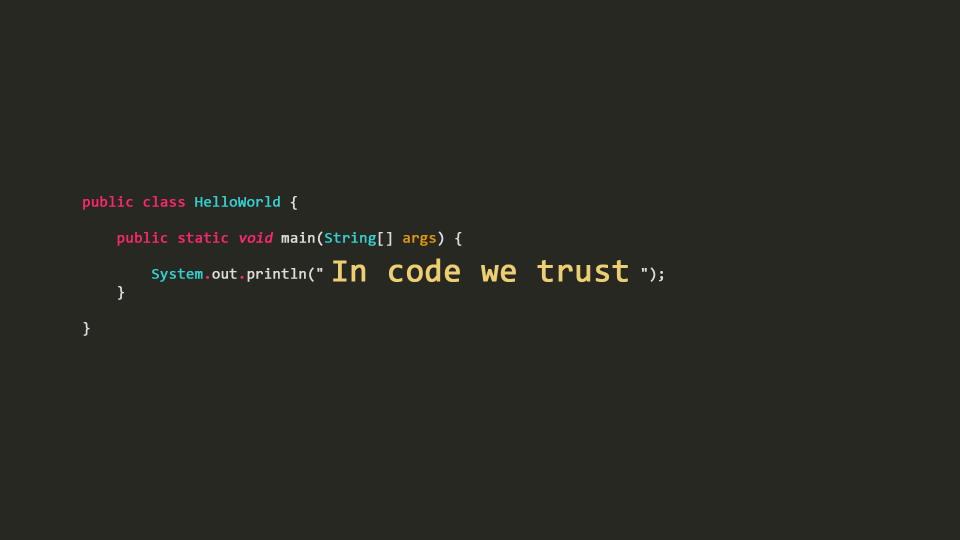
#> input picture aYLes3-3172827765.png, 1920 x 1080 px (shown at 1/2 size)
$ jupyter execute convelve.ipynb
#> lines starting #> are read from the running program, lines starting #| are printed output that depends on the picture
[cell 1]
from PIL import Image
import numpy as np
import matplotlib.pyplot as plt
import os

def gaussian_kernel(size, sigma):
    """
    2B Gaussian kerneli oluştur
    """
    if size % 2 == 0:
        size += 1

    center = size // 2

    kernel = np.zeros((size, size))
    for i in range(size):
        for j in range(size):
            x = i - center
            y = j - center
            kernel[i, j] = np.exp(-(x**2 + y**2)/(2*sigma**2))

    return kernel / np.sum(kernel)

def manuel_konvolusyon(goruntu, kernel):
    if len(goruntu.shape) == 3:
        h, w, c = goruntu.shape
    else:
        h, w = goruntu.shape
        c = 1
        goruntu = goruntu.reshape(h, w, 1)

    k_h, k_w = kernel.shape
    pad_h = k_h // 2
    pad_w = k_w // 2

    padded = np.pad(goruntu, ((pad_h, pad_h), (pad_w, pad_w), (0, 0)), mode='edge')

    cikti = np.zeros_like(goruntu, dtype=np.float32)

    for y in range(h):
        for x in range(w):
            for ch in range(c):
                pencere = padded[y:y+k_h, x:x+k_w, ch]
                cikti[y, x, ch] = np.sum(pencere * kernel)

    # Değerleri 0-255 aralığına normalize et
    cikti = np.clip(cikti, 0, 255)
    return cikti.astype(np.uint8)

def bolge_bulaniklastir(goruntu_yolu, bolge_koordinat, kernel_boyut=5, sigma=2.0, max_boyut=4000):
#> called with goruntu_yolu = './aYLes3-3172827765.png', bolge_koordinat = (300, 350, 500, 550), kernel_boyut = 15, sigma = 3, max_boyut = 4000
    try:
        if not os.path.exists(goruntu_yolu):
            raise FileNotFoundError(f"Hata: {goruntu_yolu} dosyası bulunamadı.")

        with Image.open(goruntu_yolu) as img:
#> img is the input picture: PIL image 1920x1080 RGBA; mean R, G, B, A 40.4, 41.1, 34.9, 255
            if img.mode != 'RGB':
                img = img.convert('RGB')
#> img: PIL image 1920x1080 RGB

            # Boyut kontrolü
            if img.size[0] > max_boyut or img.size[1] > max_boyut:
                oran = max_boyut / max(img.size)
                yeni_boyut = tuple(int(boyut * oran) for boyut in img.size)
                img = img.resize(yeni_boyut, Image.LANCZOS)

            goruntu_array = np.array(img)

        x1, y1, x2, y2 = bolge_koordinat

        h, w = goruntu_array.shape[:2]
#> h = 1080; w = 1920

        if x1 < 0 or y1 < 0 or x2 > w or y2 > h:
            raise ValueError(f"Geçersiz koordinatlar! Görüntü boyutu: {w}x{h}")

        kernel = gaussian_kernel(kernel_boyut, sigma)

        sonuc_goruntu = goruntu_array.copy()

        bolge = goruntu_array[y1:y2, x1:x2].copy()
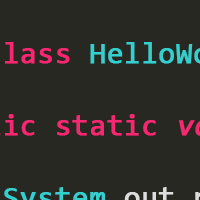
#> bolge: shape (200, 200, 3); mean R, G, B 48.5, 46.6, 43.9

        bulanik_bolge = manuel_konvolusyon(bolge, kernel)
#> in manuel_konvolusyon, `padded = np.pad(goruntu, ((pad_h, pad_h), (pad_w, pad_w), (0, 0)), mod..`:
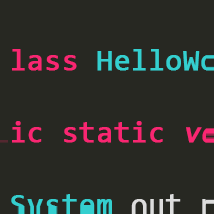
#> padded: shape (214, 214, 3); mean R, G, B 48.5, 47.9, 45
#> after the loop in manuel_konvolusyon, `for y in range(h):`:
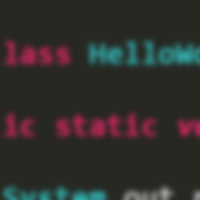
#> cikti: shape (200, 200, 3) float32; mean R, G, B 48.5, 46.6, 43.9

        sonuc_goruntu[y1:y2, x1:x2] = bulanik_bolge
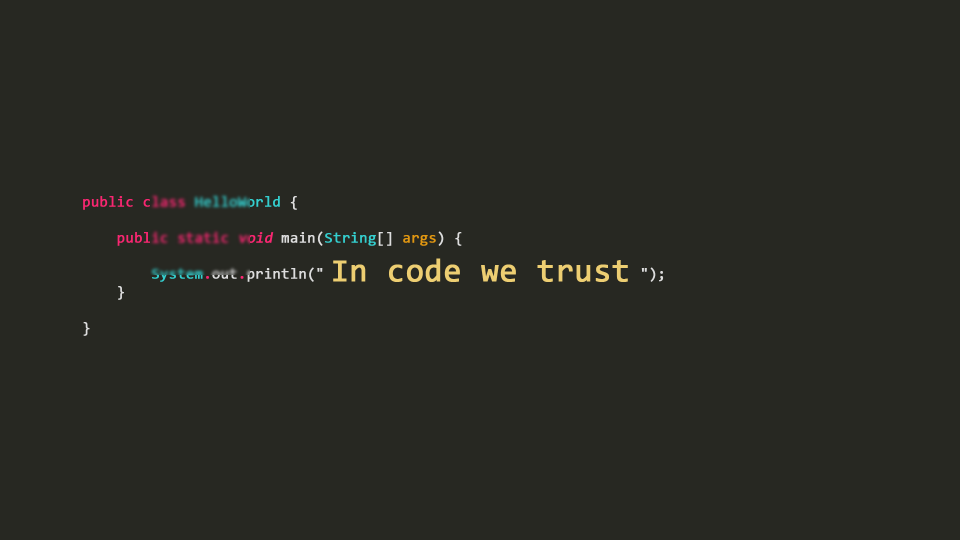
#> sonuc_goruntu: shape (1080, 1920, 3) (shown at 1/2 size); mean R, G, B 40.4, 41.1, 34.9

        plt.figure(figsize=(15, 5))

        plt.subplot(131)
        plt.title("Orijinal Görüntü")
        plt.imshow(goruntu_array)
        plt.axis("off")

        # Sadece bulanık bölge
        plt.subplot(132)
        plt.title("Bulanık Bölge")
        plt.imshow(bulanik_bolge)
        plt.axis("off")

        # Son görüntü
        plt.subplot(133)
        plt.title("Sonuç")
        plt.imshow(sonuc_goruntu)
        dikdortgen = plt.Rectangle((x1, y1), x2-x1, y2-y1, fill=False, color='red', linewidth=2)
        plt.gca().add_patch(dikdortgen)
        plt.axis("off")

        plt.tight_layout()
        plt.show()
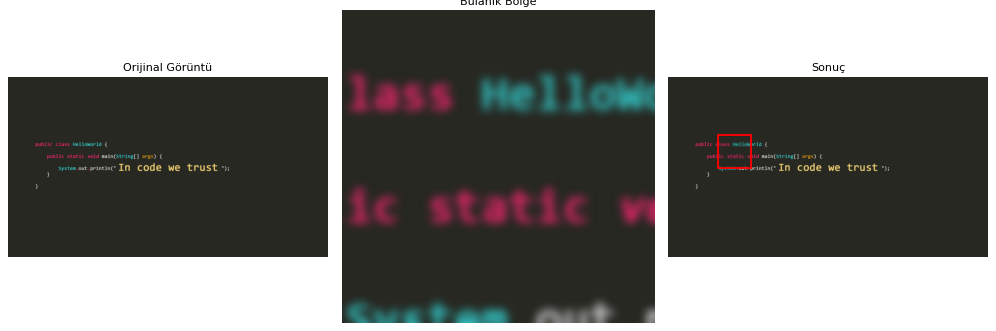
#> figure drawn by matplotlib, 3 panels

        return sonuc_goruntu

    except Exception as e:
        print(f"Hata oluştu: {str(e)}")
        return None

if __name__ == "__main__":
    goruntu_yolu = "./aYLes3-3172827765.png"
    bolge_koordinat = (300, 350, 500, 550)
    kernel_boyut = 15
    sigma = 3.0
    bulanik_goruntu = bolge_bulaniklastir(
        goruntu_yolu=goruntu_yolu,
        bolge_koordinat=bolge_koordinat,
        kernel_boyut=kernel_boyut,
        sigma=sigma,
        max_boyut=4000
    )
